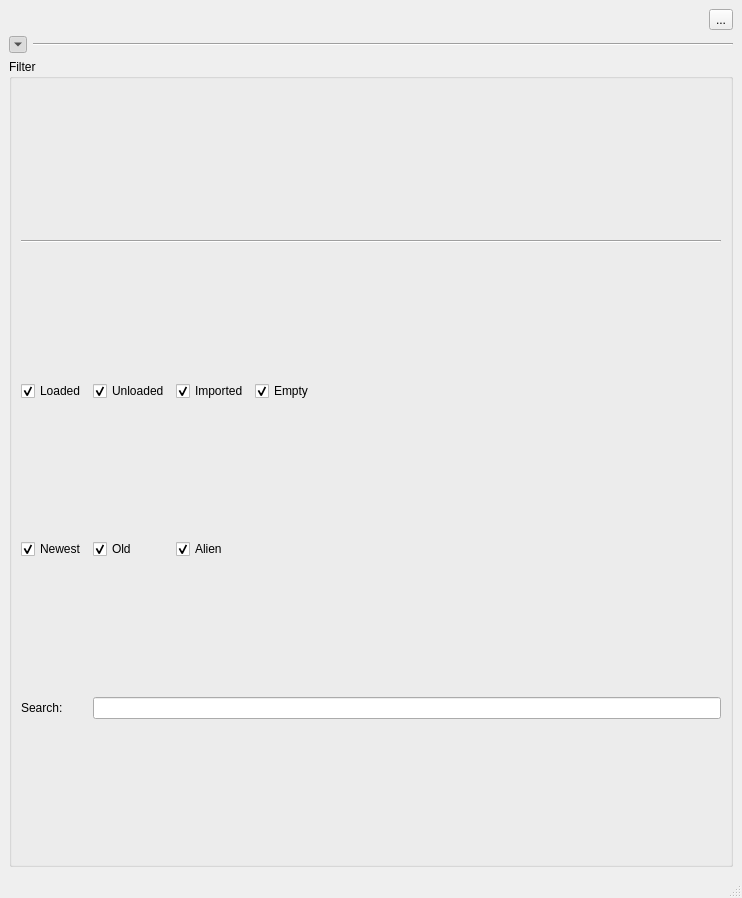
<?xml version="1.0" encoding="UTF-8"?>
<ui version="4.0">
 <class>reftrack_mwin</class>
 <widget class="QMainWindow" name="reftrack_mwin">
  <property name="geometry">
   <rect>
    <x>0</x>
    <y>0</y>
    <width>742</width>
    <height>898</height>
   </rect>
  </property>
  <property name="windowTitle">
   <string>Reftrack Tool</string>
  </property>
  <widget class="QWidget" name="central_widget">
   <layout class="QVBoxLayout" name="central_widget_vbox">
    <item>
     <layout class="QHBoxLayout" name="addnew_hbox">
      <item>
       <spacer name="addnew_spacer">
        <property name="orientation">
         <enum>Qt::Horizontal</enum>
        </property>
        <property name="sizeHint" stdset="0">
         <size>
          <width>40</width>
          <height>20</height>
         </size>
        </property>
       </spacer>
      </item>
      <item>
       <widget class="QToolButton" name="addnew_tb">
        <property name="toolTip">
         <string>Add a new empty Reftrack to the view below.</string>
        </property>
        <property name="text">
         <string>...</string>
        </property>
       </widget>
      </item>
     </layout>
    </item>
    <item>
     <layout class="QHBoxLayout" name="filtersep_hbox">
      <item>
       <widget class="QToolButton" name="showfilter_tb">
        <property name="toolTip">
         <string>Show/Hide Filters</string>
        </property>
        <property name="text">
         <string>...</string>
        </property>
        <property name="iconSize">
         <size>
          <width>10</width>
          <height>10</height>
         </size>
        </property>
        <property name="checkable">
         <bool>true</bool>
        </property>
        <property name="checked">
         <bool>true</bool>
        </property>
        <property name="arrowType">
         <enum>Qt::DownArrow</enum>
        </property>
       </widget>
      </item>
      <item>
       <widget class="Line" name="filtersep_line">
        <property name="orientation">
         <enum>Qt::Horizontal</enum>
        </property>
       </widget>
      </item>
     </layout>
    </item>
    <item>
     <widget class="QGroupBox" name="filter_gb">
      <property name="title">
       <string>Filter</string>
      </property>
      <layout class="QGridLayout" name="filter_gb_grid">
       <item row="3" column="4">
        <spacer name="filter_space">
         <property name="orientation">
          <enum>Qt::Horizontal</enum>
         </property>
         <property name="sizeHint" stdset="0">
          <size>
           <width>40</width>
           <height>20</height>
          </size>
         </property>
        </spacer>
       </item>
       <item row="3" column="0">
        <widget class="QCheckBox" name="loaded_checkb">
         <property name="toolTip">
          <string>Show Loaded (a Reference that is loaded)</string>
         </property>
         <property name="text">
          <string>Loaded</string>
         </property>
         <property name="checked">
          <bool>true</bool>
         </property>
        </widget>
       </item>
       <item row="5" column="0">
        <widget class="QLabel" name="search_lb">
         <property name="sizePolicy">
          <sizepolicy hsizetype="Preferred" vsizetype="Preferred">
           <horstretch>0</horstretch>
           <verstretch>0</verstretch>
          </sizepolicy>
         </property>
         <property name="layoutDirection">
          <enum>Qt::LeftToRight</enum>
         </property>
         <property name="text">
          <string>Search:</string>
         </property>
        </widget>
       </item>
       <item row="3" column="2">
        <widget class="QCheckBox" name="imported_checkb">
         <property name="toolTip">
          <string>Show imported</string>
         </property>
         <property name="text">
          <string>Imported</string>
         </property>
         <property name="checked">
          <bool>true</bool>
         </property>
        </widget>
       </item>
       <item row="3" column="1">
        <widget class="QCheckBox" name="unloaded_checkb">
         <property name="toolTip">
          <string>Show References that are unloaded.</string>
         </property>
         <property name="text">
          <string>Unloaded</string>
         </property>
         <property name="checked">
          <bool>true</bool>
         </property>
        </widget>
       </item>
       <item row="4" column="0">
        <widget class="QCheckBox" name="newest_checkb">
         <property name="toolTip">
          <string>Show newest</string>
         </property>
         <property name="text">
          <string>Newest</string>
         </property>
         <property name="checked">
          <bool>true</bool>
         </property>
        </widget>
       </item>
       <item row="3" column="3">
        <widget class="QCheckBox" name="empty_checkb">
         <property name="toolTip">
          <string>Show empyt (not in the scene)</string>
         </property>
         <property name="text">
          <string>Empty</string>
         </property>
         <property name="checked">
          <bool>true</bool>
         </property>
        </widget>
       </item>
       <item row="4" column="1">
        <widget class="QCheckBox" name="old_checkb">
         <property name="toolTip">
          <string>Show outdated</string>
         </property>
         <property name="text">
          <string>Old</string>
         </property>
         <property name="checked">
          <bool>true</bool>
         </property>
        </widget>
       </item>
       <item row="4" column="2">
        <widget class="QCheckBox" name="alien_checkb">
         <property name="toolTip">
          <string>Show aliens (do not acutally belong to the current scene/parent)</string>
         </property>
         <property name="text">
          <string>Alien</string>
         </property>
         <property name="checked">
          <bool>true</bool>
         </property>
        </widget>
       </item>
       <item row="5" column="1" colspan="4">
        <widget class="QLineEdit" name="search_le">
         <property name="toolTip">
          <string>&lt;html&gt;&lt;head/&gt;&lt;body&gt;&lt;p&gt;Type in a wildcard expression. If the expression matches any attribute, the row will be shown.&lt;/p&gt;&lt;/body&gt;&lt;/html&gt;</string>
         </property>
        </widget>
       </item>
       <item row="1" column="0" colspan="5">
        <widget class="Line" name="filter_sep_line">
         <property name="orientation">
          <enum>Qt::Horizontal</enum>
         </property>
        </widget>
       </item>
       <item row="0" column="0" colspan="5">
        <layout class="QGridLayout" name="typefilter_grid">
         <item row="0" column="0">
          <spacer name="typefilter_space">
           <property name="orientation">
            <enum>Qt::Horizontal</enum>
           </property>
           <property name="sizeHint" stdset="0">
            <size>
             <width>40</width>
             <height>20</height>
            </size>
           </property>
          </spacer>
         </item>
        </layout>
       </item>
      </layout>
     </widget>
    </item>
   </layout>
  </widget>
  <widget class="QStatusBar" name="statusbar"/>
 </widget>
 <resources/>
 <connections>
  <connection>
   <sender>showfilter_tb</sender>
   <signal>toggled(bool)</signal>
   <receiver>filter_gb</receiver>
   <slot>setVisible(bool)</slot>
   <hints>
    <hint type="sourcelabel">
     <x>18</x>
     <y>742</y>
    </hint>
    <hint type="destinationlabel">
     <x>370</x>
     <y>813</y>
    </hint>
   </hints>
  </connection>
 </connections>
</ui>
